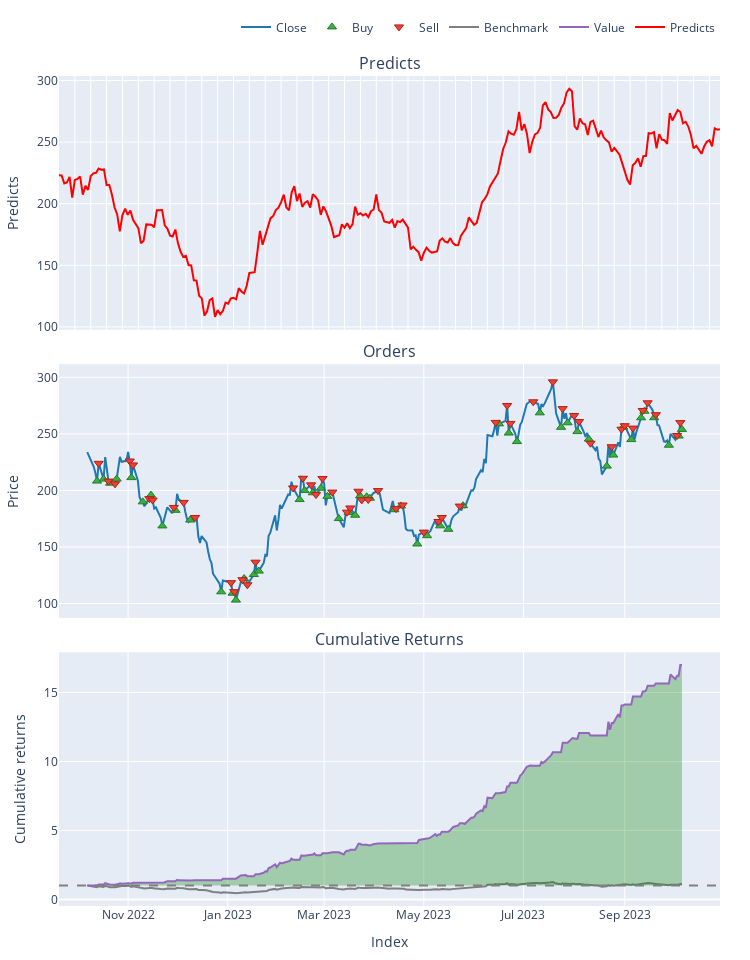

The code cell stored with this chart in its notebook:
### Code cell
# print(df)
fig = pf.plot(subplots = [ 
    ('Predicts', dict(
       title='Predicts',
       xaxis_kwargs=dict(type='category'),
       yaxis_kwargs=dict(title='Predicts'))),
#     ('MA', dict(
#        title='Moving Average',
#        xaxis_kwargs=dict(type='category'),
#        yaxis_kwargs=dict(title='Moving Average'))),
#     ('orders', dict(
#        title='Orders',
#        xaxis_kwargs=dict(type='category'),
#        yaxis_kwargs=dict(title='data'))),
    'orders',
    'cum_returns'
])
# print(df[['close','predicts']].iloc[:20])
scatter = vbt.plotting.Scatter(
#     data = df.predicts.iloc[:20],
    data = df.close,
    x_labels = df.index,
    trace_names = ["Predicts"],
    trace_kwargs = dict(line=dict(color='red')),
    add_trace_kwargs = dict(row=1, col=1),
    fig = fig
)
fig.show()

### Figure 1 — Plotly figure (JSON) as saved in the notebook; plotly's stock layout.template omitted (floating-point values rounded to 4 significant figures; data arrays with more than 128 entries replaced by an {"elided": "..."} marker saying what was removed)
{"data": [{"legendgroup": "0", "line": {"color": "#1f77b4"}, "name": "Close", "showlegend": true, "type": "scatter", "uid": "cb7b9dd3-e6cf-4d85-8ab8-2dc9fcce2fd2", "x": {"elided": "251 str values"}, "xaxis": "x2", "y": {"elided": "251 float values"}, "yaxis": "y2"}, {"customdata": {"elided": "52x3 float values"}, "hovertemplate": "Order Id: %{customdata[0]}<br>Timestamp: %{x}<br>Price: %{y}<br>Size: %{customdata[1]:.6f}<br>Fees: %{customdata[2]:.6f}", "legendgroup": "1", "marker": {"color": "#37B13F", "line": {"color": "rgb(38,123,44)", "width": 1}, "size": 8, "symbol": "triangle-up"}, "mode": "markers", "name": "Buy", "type": "scatter", "uid": "6fe15144-4877-4fc0-ad66-01cc4cc39f50", "x": ["2022-10-13T00:00:00-04:00", "2022-10-17T00:00:00-04:00", "2022-10-21T00:00:00-04:00", "2022-10-25T00:00:00-04:00", "2022-11-03T00:00:00-04:00", "2022-11-10T00:00:00-05:00", "2022-11-15T00:00:00-05:00", "2022-11-22T00:00:00-05:00", "2022-11-30T00:00:00-05:00", "2022-12-09T00:00:00-05:00", "2022-12-28T00:00:00-05:00", "2023-01-04T00:00:00-05:00", "2023-01-06T00:00:00-05:00", "2023-01-11T00:00:00-05:00", "2023-01-17T00:00:00-05:00", "2023-01-20T00:00:00-05:00", "2023-02-14T00:00:00-05:00", "2023-02-17T00:00:00-05:00", "2023-02-22T00:00:00-05:00", "2023-02-27T00:00:00-05:00", "2023-03-03T00:00:00-05:00", "2023-03-10T00:00:00-05:00", "2023-03-16T00:00:00-04:00", "2023-03-20T00:00:00-04:00", "2023-03-23T00:00:00-04:00", "2023-03-27T00:00:00-04:00", "2023-03-29T00:00:00-04:00", "2023-04-13T00:00:00-04:00", "2023-04-17T00:00:00-04:00", "2023-04-27T00:00:00-04:00", "2023-05-03T00:00:00-04:00", "2023-05-11T00:00:00-04:00", "2023-05-16T00:00:00-04:00", "2023-05-25T00:00:00-04:00", "2023-06-16T00:00:00-04:00", "2023-06-22T00:00:00-04:00", "2023-06-27T00:00:00-04:00", "2023-07-11T00:00:00-04:00", "2023-07-24T00:00:00-04:00", "2023-07-28T00:00:00-04:00", "2023-08-03T00:00:00-04:00", "2023-08-10T00:00:00-04:00", "2023-08-21T00:00:00-04:00", "2023-08-25T00:00:00-04:00", "2023-08-31T00:00:00-04:00", "2023-09-05T00:00:00-04:00", "2023-09-11T00:00:00-04:00", "2023-09-13T00:00:00-04:00", "2023-09-19T00:00:00-04:00", "2023-09-28T00:00:00-04:00", "2023-10-04T00:00:00-04:00", "2023-10-06T00:00:00-04:00"], "xaxis": "x2", "y": [208.3, 210.0, 206.4, 210.1, 211.4, 189.9, 195.9, 168.6, 182.4, 173.8, 110.3, 109.1, 103, 122.1, 125.7, 128.7, 191.9, 200.0, 197.9, 202.0, 194.8, 175.1, 180.4, 178.1, 195.3, 194.4, 193.1, 183.0, 186.3, 152.6, 160.0, 168.7, 165.6, 186.5, 258.9, 250.8, 243.2, 268.6, 255.9, 259.9, 252.0, 245.4, 221.6, 231.3, 256.0, 245, 264.3, 270.1, 264.4, 240.0, 248.1, 254.0], "yaxis": "y2"}, {"customdata": {"elided": "51x3 float values"}, "hovertemplate": "Order Id: %{customdata[0]}<br>Timestamp: %{x}<br>Price: %{y}<br>Size: %{customdata[1]:.6f}<br>Fees: %{customdata[2]:.6f}", "legendgroup": "2", "marker": {"color": "#EA4335", "line": {"color": "rgb(181,31,18)", "width": 1}, "size": 8, "symbol": "triangle-down"}, "mode": "markers", "name": "Sell", "type": "scatter", "uid": "a0fc5c23-68b2-42ac-9eb6-6f6dcd5aeb7a", "x": ["2022-10-14T00:00:00-04:00", "2022-10-20T00:00:00-04:00", "2022-10-24T00:00:00-04:00", "2022-11-02T00:00:00-04:00", "2022-11-04T00:00:00-04:00", "2022-11-14T00:00:00-05:00", "2022-11-16T00:00:00-05:00", "2022-11-29T00:00:00-05:00", "2022-12-05T00:00:00-05:00", "2022-12-12T00:00:00-05:00", "2023-01-03T00:00:00-05:00", "2023-01-05T00:00:00-05:00", "2023-01-10T00:00:00-05:00", "2023-01-13T00:00:00-05:00", "2023-01-18T00:00:00-05:00", "2023-02-10T00:00:00-05:00", "2023-02-16T00:00:00-05:00", "2023-02-21T00:00:00-05:00", "2023-02-24T00:00:00-05:00", "2023-02-28T00:00:00-05:00", "2023-03-06T00:00:00-05:00", "2023-03-15T00:00:00-04:00", "2023-03-17T00:00:00-04:00", "2023-03-22T00:00:00-04:00", "2023-03-24T00:00:00-04:00", "2023-03-28T00:00:00-04:00", "2023-04-03T00:00:00-04:00", "2023-04-14T00:00:00-04:00", "2023-04-18T00:00:00-04:00", "2023-05-01T00:00:00-04:00", "2023-05-10T00:00:00-04:00", "2023-05-12T00:00:00-04:00", "2023-05-23T00:00:00-04:00", "2023-06-14T00:00:00-04:00", "2023-06-21T00:00:00-04:00", "2023-06-23T00:00:00-04:00", "2023-07-07T00:00:00-04:00", "2023-07-19T00:00:00-04:00", "2023-07-25T00:00:00-04:00", "2023-08-01T00:00:00-04:00", "2023-08-04T00:00:00-04:00", "2023-08-11T00:00:00-04:00", "2023-08-24T00:00:00-04:00", "2023-08-30T00:00:00-04:00", "2023-09-01T00:00:00-04:00", "2023-09-06T00:00:00-04:00", "2023-09-12T00:00:00-04:00", "2023-09-15T00:00:00-04:00", "2023-09-20T00:00:00-04:00", "2023-10-03T00:00:00-04:00", "2023-10-05T00:00:00-04:00"], "xaxis": "x2", "y": [224.0, 208.3, 205.8, 226.0, 222.6, 192.8, 191.5, 185.0, 189.4, 176.1, 118.5, 110.5, 121.1, 116.6, 136.6, 202.2, 210.8, 205.0, 196.3, 210.6, 198.5, 180.8, 184.5, 199.3, 191.6, 192, 199.9, 183.9, 187.1, 163.2, 172.6, 176.1, 186.2, 260.2, 275.1, 259.3, 278.4, 296.0, 272.4, 266.3, 261.0, 241.8, 238.7, 254.2, 257.3, 255.1, 270.8, 277.5, 267.0, 248.6, 260], "yaxis": "y2"}, {"legendgroup": "3", "line": {"color": "#7f7f7f"}, "name": "Benchmark", "showlegend": true, "type": "scatter", "uid": "a24fae9a-6d37-4cd8-8f9b-4a6cf86c096f", "x": {"elided": "251 str values"}, "xaxis": "x3", "y": {"elided": "251 float values"}, "yaxis": "y3"}, {"hoverinfo": "skip", "legendgroup": "4", "line": {"color": "rgba(0, 0, 0, 0)", "width": 0}, "opacity": 0, "showlegend": false, "type": "scatter", "uid": "18fe9b29-fe1e-4c98-a057-688f684c65ec", "x": {"elided": "251 str values"}, "xaxis": "x3", "y": {"elided": "251 int values"}, "yaxis": "y3"}, {"connectgaps": false, "fill": "tonexty", "fillcolor": "rgba(0, 128, 0, 0.3)", "hoverinfo": "skip", "legendgroup": "4", "line": {"color": "rgba(0, 0, 0, 0)", "width": 0}, "opacity": 0, "showlegend": false, "type": "scatter", "uid": "7f992449-c851-42ac-80ea-192bfbfdd0be", "x": {"elided": "251 str values"}, "xaxis": "x3", "y": {"elided": "251 float values"}, "yaxis": "y3"}, {"legendgroup": "5", "line": {"color": "#9467bd"}, "name": "Value", "showlegend": true, "type": "scatter", "uid": "02f5e6a1-34d4-4e17-b670-6b1571abd6e3", "x": {"elided": "251 str values"}, "xaxis": "x3", "y": {"elided": "251 float values"}, "yaxis": "y3"}, {"hoverinfo": "skip", "legendgroup": "4", "line": {"color": "rgba(0, 0, 0, 0)", "width": 0}, "opacity": 0, "showlegend": false, "type": "scatter", "uid": "7f4b343b-0e4f-4d74-ab70-29e835980f66", "x": {"elided": "251 str values"}, "xaxis": "x3", "y": {"elided": "251 int values"}, "yaxis": "y3"}, {"line": {"color": "red"}, "name": "Predicts", "showlegend": true, "type": "scatter", "uid": "cd703379-205b-4b50-b3f3-28dfe8efe41e", "x": {"elided": "251 str values"}, "xaxis": "x", "y": {"elided": "251 float values"}, "yaxis": "y"}], "layout": {"annotations": [{"font": {"size": 16}, "showarrow": false, "text": "Predicts", "x": 0.5, "xanchor": "center", "xref": "paper", "y": 1, "yanchor": "bottom", "yref": "paper"}, {"font": {"size": 16}, "showarrow": false, "text": "Orders", "x": 0.5, "xanchor": "center", "xref": "paper", "y": 0.6528, "yanchor": "bottom", "yref": "paper"}, {"font": {"size": 16}, "showarrow": false, "text": "Cumulative Returns", "x": 0.5, "xanchor": "center", "xref": "paper", "y": 0.3056, "yanchor": "bottom", "yref": "paper"}], "height": 960, "legend": {"orientation": "h", "traceorder": "normal", "x": 1, "xanchor": "right", "y": 1.042, "yanchor": "bottom"}, "margin": {"b": 30, "l": 30, "r": 30, "t": 30}, "shapes": [{"line": {"color": "gray", "dash": "dash"}, "type": "line", "x0": 0, "x1": 1, "xref": "paper", "y0": 1, "y1": 1, "yref": "y3"}], "showlegend": true, "width": 750, "xaxis": {"anchor": "y", "domain": [0, 1], "matches": "x3", "showticklabels": false, "type": "category"}, "xaxis2": {"anchor": "y2", "domain": [0, 1], "matches": "x3", "showticklabels": false}, "xaxis3": {"anchor": "y3", "domain": [0, 1], "title": {"text": "Index"}}, "yaxis": {"anchor": "x", "domain": [0.6944, 1], "title": {"text": "Predicts"}}, "yaxis2": {"anchor": "x2", "domain": [0.3472, 0.6528], "title": {"text": "Price"}}, "yaxis3": {"anchor": "x3", "domain": [0, 0.3056], "title": {"text": "Cumulative returns"}}}}
